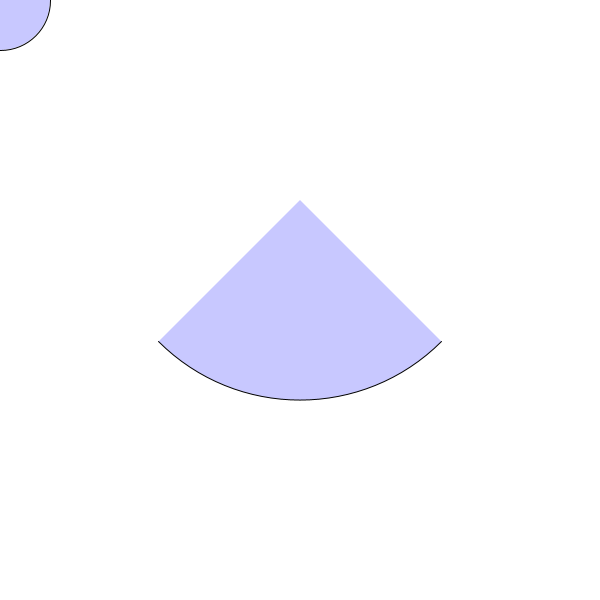
Frame 1 (no input)
Frame 60 (the mouse pressed at the canvas centre just before this capture): identical to frame 1, image omitted
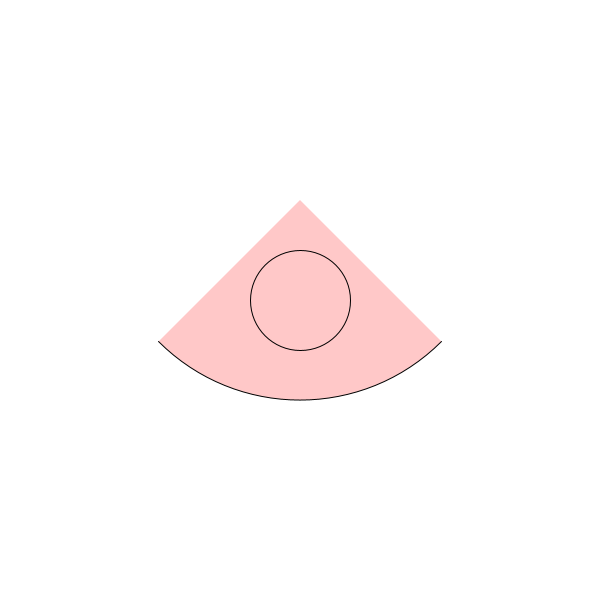
Frame 120 (the mouse held since frame 60 and released just before this capture)

The Processing sketch that drew these frames (run headless with seeded random() and noise(); from frame 60 on, the mouse is pressed at the canvas centre):

// Processing sketch: crossSectorCircle
// ── crossSectorCircle.pde
float theta=PI/2;
float R=200;
float center[]={300,200};
float r=50;
void setup(){
  size(600,600);
}
void draw(){
  background(255);
  boolean cross=false;
  cross=cross || pow(mouseX-center[0],2)+pow(mouseY-center[1],2)<=pow(r,2);
  float A[][]={{R*sin(theta/2),-R*sin(theta/2)},{R*cos(theta/2),R*cos(theta/2)}};
  float detA=det2x2(A);
  float Dx[][]={{mouseX-center[0],-R*sin(theta/2)},{mouseY-center[1],R*cos(theta/2)}};
  float detDx=det2x2(Dx);
  float Dy[][]={{R*sin(theta/2),mouseX-center[0]},{R*cos(theta/2),mouseY-center[1]}};
  float detDy=det2x2(Dy);
  float x=detDx/detA;
  float y=detDy/detA;
  cross=cross || x>0 && y>0 && pow(mouseX-center[0],2)+pow(mouseY-center[1],2)<=pow(r+R,2);
  for(int i=0;i<2;i++){
    float vx=A[0][i],vy=A[1][i];
    float a=pow(vx,2)+pow(vy,2);
    float b=-2*((mouseX-center[0])*vx+(mouseY-center[1])*vy);
    float c=pow(mouseX-center[0],2)+pow(mouseY-center[1],2)-pow(r,2);
    float D=pow(b,2)-4*a*c;
    if(D<0)continue;
    float t=(-b-sqrt(D))/(2*a);
    cross = cross || t>=0 && t<=1;
  }
  if(cross)fill(255,200,200);
  else fill(200,200,255);
  arc(center[0],center[1],2*R,2*R,PI/2-theta/2,PI/2+theta/2);
  ellipse(mouseX,mouseY,2*r,2*r);
}
float det2x2(float matrix[][]){
  return matrix[0][0]*matrix[1][1]-matrix[0][1]*matrix[1][0];
}
